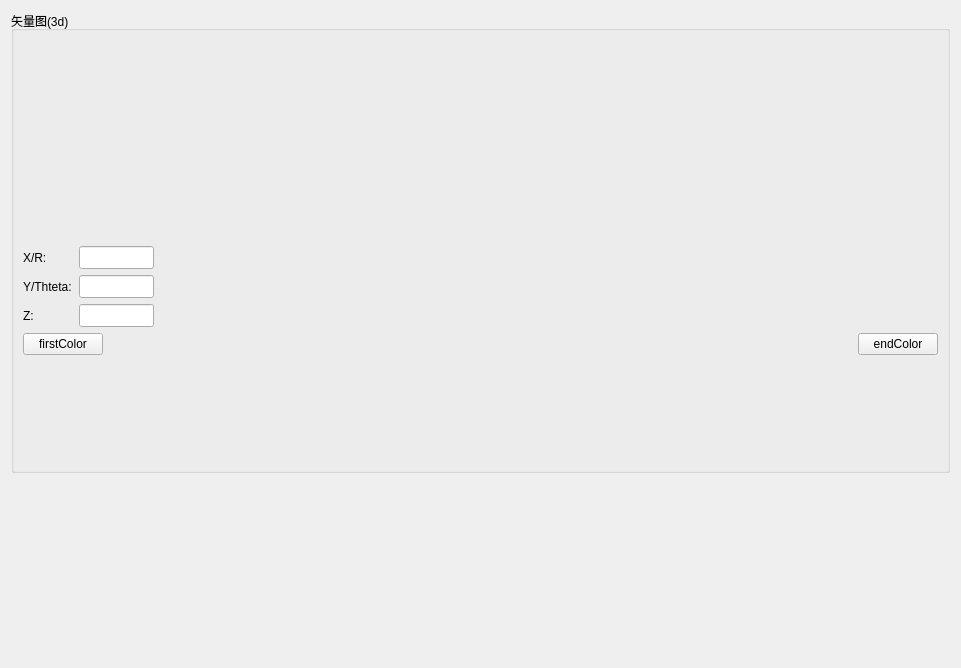
<?xml version="1.0" encoding="UTF-8"?>
<ui version="4.0">
 <class>Vector3dConfigWidget</class>
 <widget class="QWidget" name="Vector3dConfigWidget">
  <property name="geometry">
   <rect>
    <x>0</x>
    <y>0</y>
    <width>961</width>
    <height>668</height>
   </rect>
  </property>
  <property name="windowTitle">
   <string>Form</string>
  </property>
  <layout class="QGridLayout" name="gridLayout">
   <item row="0" column="0">
    <widget class="QGroupBox" name="groupBox">
     <property name="title">
      <string>矢量图(3d)</string>
     </property>
     <layout class="QFormLayout" name="formLayout">
      <item row="0" column="0" colspan="2">
       <widget class="QWidget" name="topWidget" native="true">
        <property name="minimumSize">
         <size>
          <width>0</width>
          <height>200</height>
         </size>
        </property>
        <property name="maximumSize">
         <size>
          <width>16777215</width>
          <height>200</height>
         </size>
        </property>
       </widget>
      </item>
      <item row="1" column="0">
       <widget class="QLabel" name="label">
        <property name="minimumSize">
         <size>
          <width>50</width>
          <height>23</height>
         </size>
        </property>
        <property name="maximumSize">
         <size>
          <width>50</width>
          <height>23</height>
         </size>
        </property>
        <property name="text">
         <string>X/R:</string>
        </property>
       </widget>
      </item>
      <item row="1" column="1">
       <widget class="QLineEdit" name="xGridInc">
        <property name="minimumSize">
         <size>
          <width>75</width>
          <height>23</height>
         </size>
        </property>
        <property name="maximumSize">
         <size>
          <width>75</width>
          <height>23</height>
         </size>
        </property>
       </widget>
      </item>
      <item row="2" column="0">
       <widget class="QLabel" name="label_2">
        <property name="minimumSize">
         <size>
          <width>50</width>
          <height>23</height>
         </size>
        </property>
        <property name="maximumSize">
         <size>
          <width>50</width>
          <height>23</height>
         </size>
        </property>
        <property name="text">
         <string>Y/Thteta:</string>
        </property>
       </widget>
      </item>
      <item row="2" column="1">
       <widget class="QLineEdit" name="yGridInc">
        <property name="minimumSize">
         <size>
          <width>75</width>
          <height>23</height>
         </size>
        </property>
        <property name="maximumSize">
         <size>
          <width>75</width>
          <height>23</height>
         </size>
        </property>
       </widget>
      </item>
      <item row="3" column="0">
       <widget class="QLabel" name="label_3">
        <property name="minimumSize">
         <size>
          <width>50</width>
          <height>23</height>
         </size>
        </property>
        <property name="maximumSize">
         <size>
          <width>50</width>
          <height>23</height>
         </size>
        </property>
        <property name="text">
         <string>Z:</string>
        </property>
       </widget>
      </item>
      <item row="3" column="1">
       <widget class="QLineEdit" name="zGridInc">
        <property name="minimumSize">
         <size>
          <width>75</width>
          <height>23</height>
         </size>
        </property>
        <property name="maximumSize">
         <size>
          <width>75</width>
          <height>23</height>
         </size>
        </property>
       </widget>
      </item>
      <item row="4" column="0" colspan="2">
       <layout class="QHBoxLayout" name="horizontalLayout_5">
        <item>
         <widget class="QPushButton" name="firstColorBtn">
          <property name="text">
           <string>firstColor</string>
          </property>
         </widget>
        </item>
        <item>
         <spacer name="horizontalSpacer">
          <property name="orientation">
           <enum>Qt::Horizontal</enum>
          </property>
          <property name="sizeHint" stdset="0">
           <size>
            <width>40</width>
            <height>20</height>
           </size>
          </property>
         </spacer>
        </item>
        <item>
         <widget class="QPushButton" name="endColorBtn">
          <property name="text">
           <string>endColor</string>
          </property>
         </widget>
        </item>
       </layout>
      </item>
      <item row="5" column="0" colspan="2">
       <widget class="QWidget" name="colorBar" native="true">
        <property name="minimumSize">
         <size>
          <width>0</width>
          <height>100</height>
         </size>
        </property>
        <property name="maximumSize">
         <size>
          <width>16777215</width>
          <height>100</height>
         </size>
        </property>
       </widget>
      </item>
     </layout>
    </widget>
   </item>
   <item row="1" column="0">
    <spacer name="verticalSpacer">
     <property name="orientation">
      <enum>Qt::Vertical</enum>
     </property>
     <property name="sizeHint" stdset="0">
      <size>
       <width>20</width>
       <height>185</height>
      </size>
     </property>
    </spacer>
   </item>
  </layout>
 </widget>
 <resources/>
 <connections/>
</ui>
